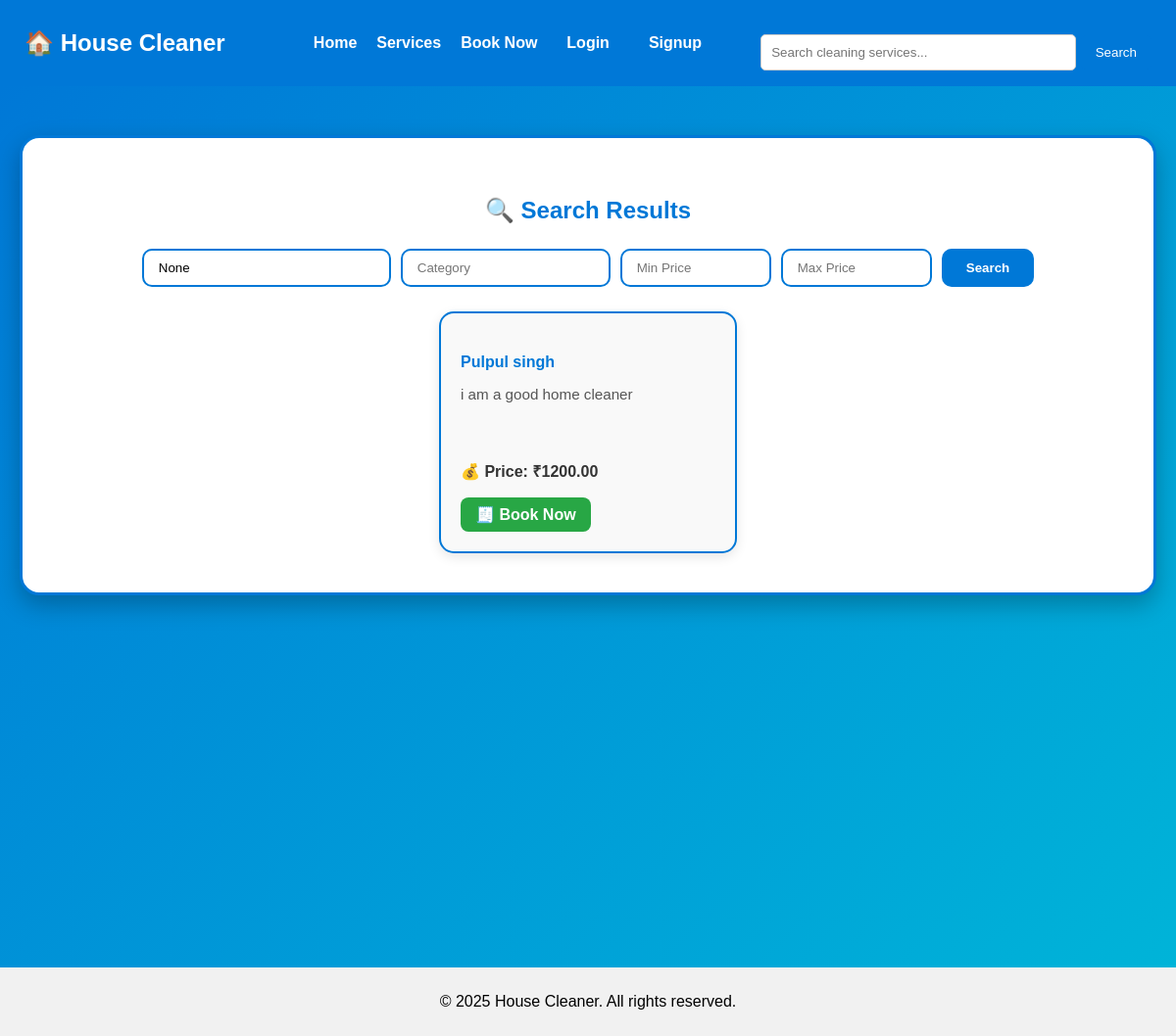
Page /bookings/search/ on the committed database.
### services/models.py (models this page shows, shortened)
class Service(models.Model):
    SERVICE_TYPES = [
        ('home', 'Home Cleaning'),
        ('office', 'Office Cleaning'),
        ('carpet', 'Carpet Cleaning'),
        ('sofa', 'Sofa Cleaning'),
        ('deep', 'Deep Cleaning'),
    ]
    name = models.CharField(max_length=100)
    service_type = models.CharField(max_length=50, choices=SERVICE_TYPES)
    description = models.TextField()
    price = models.DecimalField(max_digits=8, decimal_places=2)
    duration = models.CharField(max_length=50, help_text="Example: 2 hours")
    image = models.ImageField(upload_to='service_images/', blank=True, null=True)
    created_at = models.DateTimeField(auto_now_add=True)

### bookings/views.py (the view)
# urls.py: path('search/', views.search_services, name='search_services'),
def search_services(request):
    query = request.GET.get('q')
    category = request.GET.get('category')
    price_min = request.GET.get('min')
    price_max = request.GET.get('max')
    services = Service.objects.all()
    if query:
        services = services.filter(Q(name__icontains=query) | Q(description__icontains=query))
    if category:
        services = services.filter(service_type__icontains=category)
    if price_min and price_max:
        services = services.filter(price__gte=price_min, price__lte=price_max)
    context = {'services': services, 'query': query}
    return render(request, 'bookings/search_results.html', context)

### bookings/templates/bookings/search_results.html (shortened to what this page needs)
{% extends 'base.html' %}
{% block content %}
<section style="min-height: 100vh; background: linear-gradient(135deg, #0078D7, #00B4D8); padding: 50px 20px;">
  <div style="max-width: 1100px; margin: 0 auto; background: #fff; border-radius: 20px; padding: 40px;
              box-shadow: 0 10px 25px rgba(0,0,0,0.25); border: 3px solid #0078D7;">
    <h2 style="text-align:center; color:#0078D7; font-weight:bold; margin-bottom:25px;">🔍 Search Results</h2>
    <form method="get" action="/bookings/search/"
          style="display:flex; flex-wrap:wrap; justify-content:center; gap:10px; margin-bottom:25px;">
      <input type="text" name="q" value="{{ query }}" placeholder="Search services..."
             style="padding:10px 15px; width:220px; border:2px solid #0078D7; border-radius:10px; outline:none;">
      <input type="text" name="category" placeholder="Category"
             style="padding:10px 15px; width:180px; border:2px solid #0078D7; border-radius:10px; outline:none;">
      <input type="number" name="min" placeholder="Min Price"
             style="padding:10px 15px; width:120px; border:2px solid #0078D7; border-radius:10px; outline:none;">
      <input type="number" name="max" placeholder="Max Price"
             style="padding:10px 15px; width:120px; border:2px solid #0078D7; border-radius:10px; outline:none;">
      <button type="submit"
              style="background:#0078D7; color:white; font-weight:bold; padding:10px 25px; border:none;
                     border-radius:10px; cursor:pointer; transition:all 0.3s ease;">
        Search
      </button>
    </form>
    {% if services %}
      <div style="display:flex; flex-wrap:wrap; justify-content:center; gap:25px;">
        {% for s in services %}
          <div style="background:#f9f9f9; border-radius:15px; padding:20px; width:260px; text-align:left;
                      border:2px solid #0078D7; box-shadow:0 4px 12px rgba(0,0,0,0.1); transition:0.3s;">
            <h4 style="color:#0078D7; font-weight:bold; margin-bottom:10px;">{{ s.name }}</h4>
            <p style="color:#555; font-size:0.95rem; min-height:60px;">{{ s.description|truncatechars:100 }}</p>
            <p style="font-weight:bold; color:#333;">💰 Price: ₹{{ s.price }}</p>
            <a href="{% url 'create_booking' s.id %}"
               style="display:inline-block; text-decoration:none; background:#28A745; color:white;
                      padding:8px 15px; border-radius:8px; font-weight:bold; transition:all 0.3s ease;">
               🧾 Book Now
            </a>
          </div>
        {% endfor %}
      </div>
    {% endif %}
  </div>
</section>
{% endblock %}

### static/css/style.css (style rules this page uses)
body { font-family: Arial, sans-serif; margin: 0; padding: 0; }
h2 { color: #0078D7; }

### rows in the picture
Service: name "Pulpul singh", description "i am a good home cleaner", price "1200.00"
